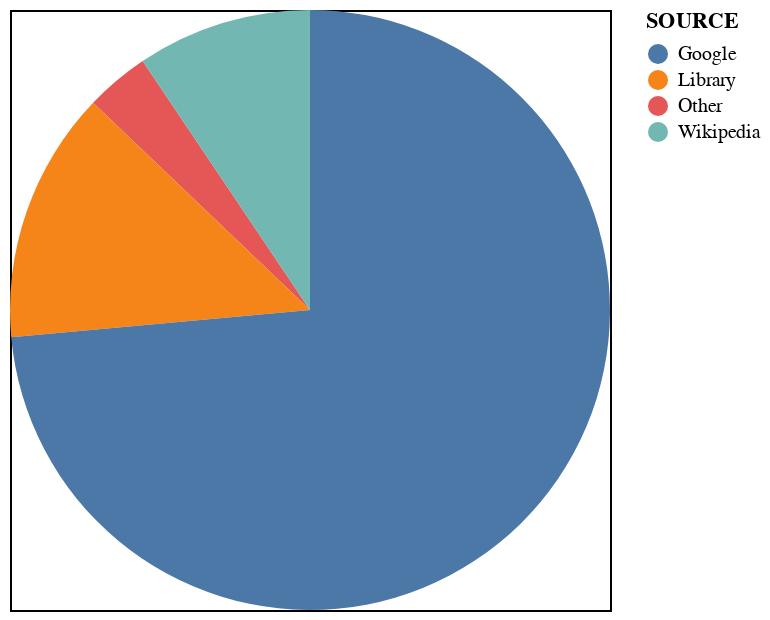

The notebook cell this image was saved under:
### Code cell
(plot online-pie-chart)

### Figure 1 — Vega-Lite specification as saved in the notebook (floating-point values rounded to 4 significant figures)
{"$schema": "https://vega.github.io/schema/vega-lite/v5.json", "data": {"values": [{"COUNT": 19, "SOURCE": "Other"}, {"COUNT": 52, "SOURCE": "Wikipedia"}, {"COUNT": 75, "SOURCE": "Library"}, {"COUNT": 406, "SOURCE": "Google"}]}, "encoding": {"color": {"field": "SOURCE", "type": "nominal"}, "theta": {"field": "COUNT", "type": "quantitative"}}, "mark": "arc", "view": {"stroke": [""]}}
